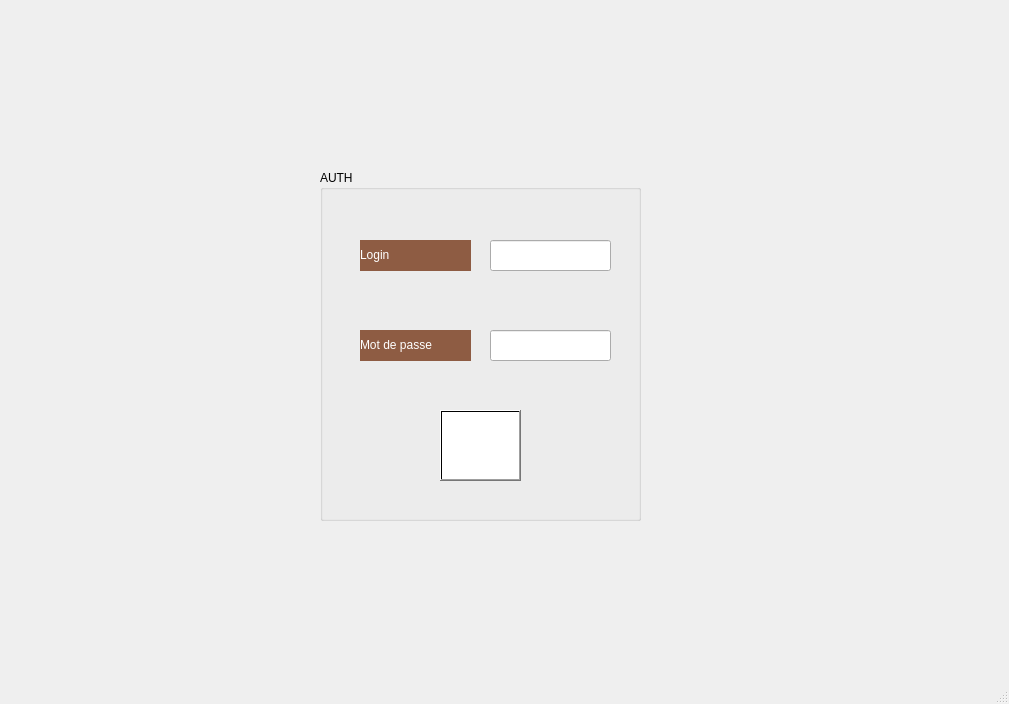
<?xml version="1.0" encoding="UTF-8"?>
<ui version="4.0">
 <class>MainWindow</class>
 <widget class="QMainWindow" name="MainWindow">
  <property name="geometry">
   <rect>
    <x>0</x>
    <y>0</y>
    <width>1009</width>
    <height>704</height>
   </rect>
  </property>
  <property name="windowTitle">
   <string>MainWindow</string>
  </property>
  <widget class="QWidget" name="centralwidget">
   <widget class="QLabel" name="label">
    <property name="geometry">
     <rect>
      <x>10</x>
      <y>0</y>
      <width>1101</width>
      <height>661</height>
     </rect>
    </property>
    <property name="text">
     <string/>
    </property>
    <property name="pixmap">
     <pixmap>../project/Projet-C-/gestion employés congés/backgrounds employes/ajoutempback.jpg</pixmap>
    </property>
   </widget>
   <widget class="QGroupBox" name="groupBox">
    <property name="geometry">
     <rect>
      <x>320</x>
      <y>170</y>
      <width>321</width>
      <height>351</height>
     </rect>
    </property>
    <property name="title">
     <string>AUTH</string>
    </property>
    <widget class="QLabel" name="label_2">
     <property name="geometry">
      <rect>
       <x>40</x>
       <y>70</y>
       <width>111</width>
       <height>31</height>
      </rect>
     </property>
     <property name="styleSheet">
      <string notr="true">background-color: rgb(142, 92, 67);
font: 8pt &quot;Bell MT&quot;;
font: 14pt &quot;MS Shell Dlg 2&quot;;</string>
     </property>
     <property name="text">
      <string>&lt;html&gt;&lt;head/&gt;&lt;body&gt;&lt;p&gt;&lt;span style=&quot; color:#ffffff;&quot;&gt;Login&lt;/span&gt;&lt;/p&gt;&lt;/body&gt;&lt;/html&gt;</string>
     </property>
    </widget>
    <widget class="QLabel" name="label_3">
     <property name="geometry">
      <rect>
       <x>40</x>
       <y>160</y>
       <width>111</width>
       <height>31</height>
      </rect>
     </property>
     <property name="styleSheet">
      <string notr="true">background-color: rgb(142, 92, 67);
font: 8pt &quot;Bell MT&quot;;
font: 14pt &quot;MS Shell Dlg 2&quot;;</string>
     </property>
     <property name="text">
      <string>&lt;html&gt;&lt;head/&gt;&lt;body&gt;&lt;p&gt;&lt;span style=&quot; color:#ffffff;&quot;&gt;Mot de passe&lt;/span&gt;&lt;/p&gt;&lt;/body&gt;&lt;/html&gt;</string>
     </property>
    </widget>
    <widget class="QLineEdit" name="lineEdit_login">
     <property name="geometry">
      <rect>
       <x>170</x>
       <y>70</y>
       <width>121</width>
       <height>31</height>
      </rect>
     </property>
    </widget>
    <widget class="QLineEdit" name="lineEdit_pass">
     <property name="geometry">
      <rect>
       <x>170</x>
       <y>160</y>
       <width>121</width>
       <height>31</height>
      </rect>
     </property>
    </widget>
    <widget class="QPushButton" name="pushButton">
     <property name="geometry">
      <rect>
       <x>120</x>
       <y>240</y>
       <width>81</width>
       <height>71</height>
      </rect>
     </property>
     <property name="styleSheet">
      <string notr="true">background-color: qlineargradient(spread:pad, x1:0, y1:0, x2:1, y2:0, stop:0 rgba(255, 255, 255, 255), stop:1 rgba(255, 255, 255, 255));</string>
     </property>
     <property name="text">
      <string/>
     </property>
     <property name="icon">
      <iconset>
       <normaloff>rs/log.png</normaloff>rs/log.png</iconset>
     </property>
     <property name="iconSize">
      <size>
       <width>110</width>
       <height>110</height>
      </size>
     </property>
    </widget>
   </widget>
  </widget>
  <widget class="QMenuBar" name="menubar">
   <property name="geometry">
    <rect>
     <x>0</x>
     <y>0</y>
     <width>1009</width>
     <height>21</height>
    </rect>
   </property>
  </widget>
  <widget class="QStatusBar" name="statusbar"/>
 </widget>
 <resources/>
 <connections/>
</ui>
